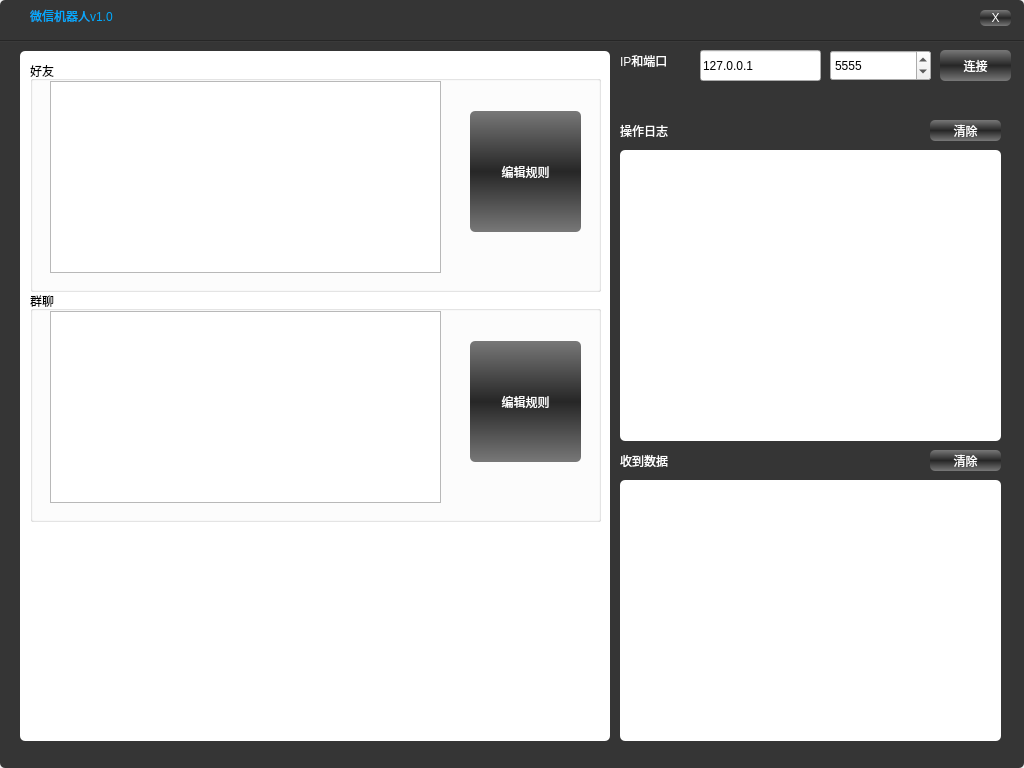
<?xml version="1.0" encoding="UTF-8"?>
<ui version="4.0">
 <class>WeChatBotClass</class>
 <widget class="QWidget" name="WeChatBotClass">
  <property name="geometry">
   <rect>
    <x>0</x>
    <y>0</y>
    <width>1024</width>
    <height>768</height>
   </rect>
  </property>
  <property name="contextMenuPolicy">
   <enum>Qt::NoContextMenu</enum>
  </property>
  <property name="windowTitle">
   <string>WeChatBot</string>
  </property>
  <property name="styleSheet">
   <string notr="true">QPushButton:!hover
{ 
background-color: qlineargradient(spread:pad, x1:0, y1:0, x2:0, y2:1, stop:0 rgba(120, 120, 120, 255), stop:0.495 rgba(39, 39, 39, 255), stop:0.505 rgba(39,39, 39, 255), stop:1 rgba(120, 120,120, 255));
border: none;
border-radius:5px;
color: rgb(255, 255, 255);
font: 75 12pt &quot;黑体&quot;;
}

QLabel
{
color: rgb(255, 255, 255);
font: 75 10pt &quot;黑体&quot;;
}

#back
{
border-radius:5px;
background-color: rgb(53, 53, 53);
}

#closeButton{
font: 150 14pt &quot;等线&quot;;
color: rgb(255, 255, 255);
background-color: rgb(53, 53, 53);
}

#title
{
color: rgb(0, 170, 255);
font: 75 12pt &quot;黑体&quot;;
}
#line
{
background-color: qlineargradient(spread:pad, x1:0, y1:0, x2:0, y2:1, stop:0 rgba(28, 28,28, 255), stop:1 rgba(68, 68, 68, 255));
}
</string>
  </property>
  <widget class="QWidget" name="back" native="true">
   <property name="geometry">
    <rect>
     <x>0</x>
     <y>0</y>
     <width>1024</width>
     <height>768</height>
    </rect>
   </property>
   <widget class="QLabel" name="title">
    <property name="geometry">
     <rect>
      <x>30</x>
      <y>0</y>
      <width>691</width>
      <height>31</height>
     </rect>
    </property>
    <property name="text">
     <string>微信机器人v1.0</string>
    </property>
   </widget>
   <widget class="QPushButton" name="close_Button">
    <property name="geometry">
     <rect>
      <x>980</x>
      <y>10</y>
      <width>31</width>
      <height>16</height>
     </rect>
    </property>
    <property name="text">
     <string>X</string>
    </property>
   </widget>
   <widget class="QWidget" name="line" native="true">
    <property name="geometry">
     <rect>
      <x>0</x>
      <y>40</y>
      <width>1280</width>
      <height>2</height>
     </rect>
    </property>
   </widget>
   <widget class="QPushButton" name="connect_Button">
    <property name="geometry">
     <rect>
      <x>940</x>
      <y>50</y>
      <width>71</width>
      <height>31</height>
     </rect>
    </property>
    <property name="contextMenuPolicy">
     <enum>Qt::NoContextMenu</enum>
    </property>
    <property name="text">
     <string>连接</string>
    </property>
   </widget>
   <widget class="QWidget" name="container" native="true">
    <property name="geometry">
     <rect>
      <x>20</x>
      <y>51</y>
      <width>590</width>
      <height>690</height>
     </rect>
    </property>
    <property name="styleSheet">
     <string notr="true">#container
{
	background-color: white;
	border-radius: 5px;
}</string>
    </property>
    <widget class="QGroupBox" name="groupBox">
     <property name="geometry">
      <rect>
       <x>10</x>
       <y>10</y>
       <width>571</width>
       <height>231</height>
      </rect>
     </property>
     <property name="title">
      <string>好友</string>
     </property>
     <widget class="QListWidget" name="friend_listWidget">
      <property name="geometry">
       <rect>
        <x>20</x>
        <y>20</y>
        <width>391</width>
        <height>192</height>
       </rect>
      </property>
     </widget>
     <widget class="QPushButton" name="edit_friend_Button">
      <property name="geometry">
       <rect>
        <x>440</x>
        <y>50</y>
        <width>111</width>
        <height>121</height>
       </rect>
      </property>
      <property name="contextMenuPolicy">
       <enum>Qt::NoContextMenu</enum>
      </property>
      <property name="layoutDirection">
       <enum>Qt::LeftToRight</enum>
      </property>
      <property name="autoFillBackground">
       <bool>false</bool>
      </property>
      <property name="text">
       <string>编辑规则</string>
      </property>
      <property name="autoRepeat">
       <bool>false</bool>
      </property>
      <property name="autoDefault">
       <bool>false</bool>
      </property>
     </widget>
    </widget>
    <widget class="QGroupBox" name="groupBox_2">
     <property name="geometry">
      <rect>
       <x>10</x>
       <y>240</y>
       <width>571</width>
       <height>231</height>
      </rect>
     </property>
     <property name="title">
      <string>群聊</string>
     </property>
     <widget class="QListWidget" name="chatroom_listWidget">
      <property name="geometry">
       <rect>
        <x>20</x>
        <y>20</y>
        <width>391</width>
        <height>192</height>
       </rect>
      </property>
     </widget>
     <widget class="QPushButton" name="edit_chatroom_Button">
      <property name="geometry">
       <rect>
        <x>440</x>
        <y>50</y>
        <width>111</width>
        <height>121</height>
       </rect>
      </property>
      <property name="contextMenuPolicy">
       <enum>Qt::NoContextMenu</enum>
      </property>
      <property name="layoutDirection">
       <enum>Qt::LeftToRight</enum>
      </property>
      <property name="autoFillBackground">
       <bool>false</bool>
      </property>
      <property name="text">
       <string>编辑规则</string>
      </property>
      <property name="autoRepeat">
       <bool>false</bool>
      </property>
      <property name="autoDefault">
       <bool>false</bool>
      </property>
     </widget>
    </widget>
   </widget>
   <widget class="QLineEdit" name="server_ip_edit">
    <property name="geometry">
     <rect>
      <x>700</x>
      <y>50</y>
      <width>121</width>
      <height>31</height>
     </rect>
    </property>
    <property name="styleSheet">
     <string notr="true">font: 14pt &quot;黑体&quot;;</string>
    </property>
    <property name="text">
     <string>127.0.0.1</string>
    </property>
   </widget>
   <widget class="QListWidget" name="operator_list_Widget">
    <property name="geometry">
     <rect>
      <x>620</x>
      <y>150</y>
      <width>381</width>
      <height>291</height>
     </rect>
    </property>
    <property name="styleSheet">
     <string notr="true">background-color: white;
border-radius: 5px;</string>
    </property>
   </widget>
   <widget class="QLabel" name="label">
    <property name="geometry">
     <rect>
      <x>620</x>
      <y>50</y>
      <width>171</width>
      <height>21</height>
     </rect>
    </property>
    <property name="styleSheet">
     <string notr="true">font: 14pt &quot;黑体&quot;;</string>
    </property>
    <property name="text">
     <string>IP和端口</string>
    </property>
   </widget>
   <widget class="QSpinBox" name="server_port_box">
    <property name="geometry">
     <rect>
      <x>830</x>
      <y>50</y>
      <width>101</width>
      <height>31</height>
     </rect>
    </property>
    <property name="styleSheet">
     <string notr="true">font: 15pt &quot;ADMUI3Lg&quot;;</string>
    </property>
    <property name="specialValueText">
     <string/>
    </property>
    <property name="minimum">
     <number>1</number>
    </property>
    <property name="maximum">
     <number>65535</number>
    </property>
    <property name="value">
     <number>5555</number>
    </property>
    <property name="displayIntegerBase">
     <number>10</number>
    </property>
   </widget>
   <widget class="QLabel" name="label_2">
    <property name="geometry">
     <rect>
      <x>620</x>
      <y>120</y>
      <width>171</width>
      <height>21</height>
     </rect>
    </property>
    <property name="styleSheet">
     <string notr="true">font: 14pt &quot;黑体&quot;;</string>
    </property>
    <property name="text">
     <string>操作日志</string>
    </property>
   </widget>
   <widget class="QLabel" name="label_3">
    <property name="geometry">
     <rect>
      <x>620</x>
      <y>450</y>
      <width>171</width>
      <height>21</height>
     </rect>
    </property>
    <property name="styleSheet">
     <string notr="true">font: 14pt &quot;黑体&quot;;</string>
    </property>
    <property name="text">
     <string>收到数据</string>
    </property>
   </widget>
   <widget class="QTextEdit" name="log_textEdit">
    <property name="geometry">
     <rect>
      <x>620</x>
      <y>480</y>
      <width>381</width>
      <height>261</height>
     </rect>
    </property>
    <property name="styleSheet">
     <string notr="true">background-color: white;
border-radius: 5px;</string>
    </property>
   </widget>
   <widget class="QPushButton" name="clear_op_Button">
    <property name="geometry">
     <rect>
      <x>930</x>
      <y>120</y>
      <width>71</width>
      <height>21</height>
     </rect>
    </property>
    <property name="contextMenuPolicy">
     <enum>Qt::NoContextMenu</enum>
    </property>
    <property name="text">
     <string>清除</string>
    </property>
   </widget>
   <widget class="QPushButton" name="clear_log_Button">
    <property name="geometry">
     <rect>
      <x>930</x>
      <y>450</y>
      <width>71</width>
      <height>21</height>
     </rect>
    </property>
    <property name="contextMenuPolicy">
     <enum>Qt::NoContextMenu</enum>
    </property>
    <property name="text">
     <string>清除</string>
    </property>
   </widget>
  </widget>
 </widget>
 <layoutdefault spacing="6" margin="11"/>
 <resources>
  <include location="wechatbot.qrc"/>
 </resources>
 <connections/>
</ui>
